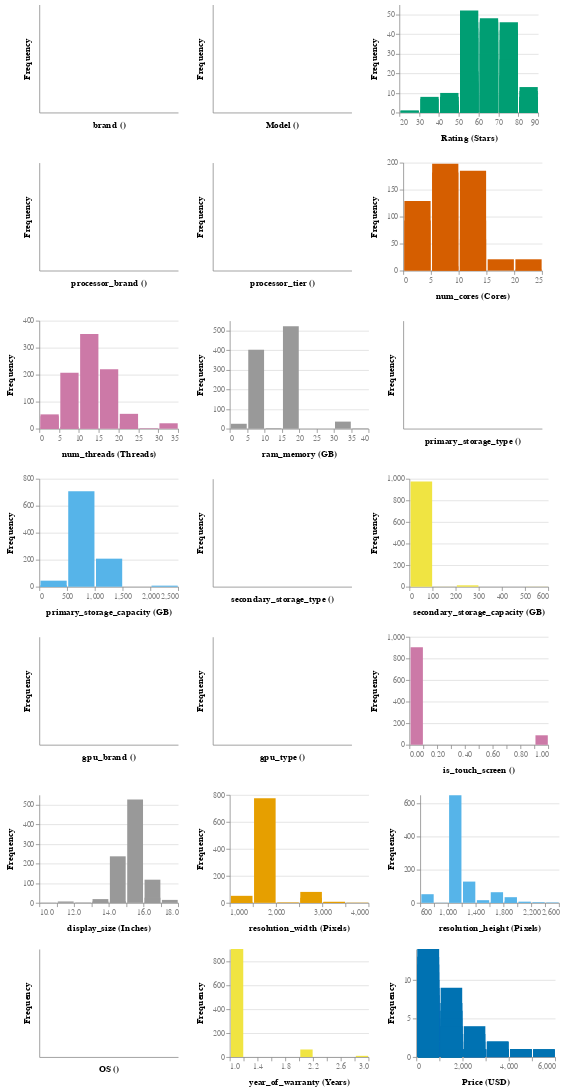

The code cell stored with this chart in its notebook:
### Markdown cell above
![Graph1](Visualisations/Graph2.png)

### Code cell
import altair as alt

# Assuming 'df' is your DataFrame and it contains all the necessary columns

# Map columns to units for those that are quantitative
units_mapping = {
    'brand': '',
    'Model': '',
    'Rating': 'Stars',
    'processor_brand': '',
    'processor_tier': '',
    'num_cores': 'Cores',
    'num_threads': 'Threads',
    'ram_memory': 'GB',
    'primary_storage_type': '',
    'primary_storage_capacity': 'GB',
    'secondary_storage_type': '',
    'secondary_storage_capacity': 'GB',
    'gpu_brand': '',
    'gpu_type': '',
    'is_touch_screen': '',
    'display_size': 'Inches',
    'resolution_width': 'Pixels',
    'resolution_height': 'Pixels',
    'OS': '',
    'year_of_warranty': 'Years',
    'Price': 'USD'
}

# Columns of interest
columns = list(units_mapping.keys())

# Define a color-blind-friendly "rainbow" palette
colors = ['#E69F00', '#56B4E9', '#009E73', '#F0E442', '#0072B2', '#D55E00', '#CC79A7', '#999999']
# Ensure we have enough colors
colors *= (len(columns) // len(colors) + 1)

# Create charts
charts = []
for i, col in enumerate(columns):
    title = f'{col} ({units_mapping[col]})'  # Include units in title
    chart = alt.Chart(df).mark_bar(color=colors[i]).encode(
        x=alt.X(f'{col}:Q', bin=True, title=title),
        y=alt.Y('count()', title='Frequency'),
        tooltip=[alt.Tooltip(f'{col}:Q', title=col)]
    ).properties(
        width=180,
        height=140
    )
    charts.append(chart)

# Combine charts into a grid layout without explicit titles
chart_grid = alt.vconcat(*[
    alt.hconcat(*charts[i:i+3]) for i in range(0, len(charts), 3)
]).configure_axis(
    titleFontSize=12,
    labelFontSize=10
)

chart_grid

### Figure 1 — Vega-Lite specification as saved in the notebook (floating-point values rounded to 4 significant figures; data arrays with more than 128 entries replaced by an {"elided": "..."} marker saying what was removed)
{"config": {"title": {"fontSize": 20, "font": "Verdana", "color": "black"}, "axis": {"titleFontSize": 12, "titleFont": "Verdana", "labelFontSize": 10, "labelFont": "Verdana", "labelColor": "gray", "titlePadding": 10}, "legend": {"titleFontSize": 14, "labelFontSize": 12, "titleFont": "Verdana", "labelFont": "Verdana"}, "bar": {"binSpacing": 2, "fill": "#5276A7", "stroke": false}, "view": {"stroke": "transparent"}}, "vconcat": [{"hconcat": [{"mark": {"type": "bar", "color": "#E69F00"}, "encoding": {"tooltip": [{"field": "brand", "title": "brand", "type": "quantitative"}], "x": {"bin": true, "field": "brand", "title": "brand ()", "type": "quantitative"}, "y": {"aggregate": "count", "title": "Frequency", "type": "quantitative"}}, "height": 140, "width": 180}, {"mark": {"type": "bar", "color": "#56B4E9"}, "encoding": {"tooltip": [{"field": "Model", "title": "Model", "type": "quantitative"}], "x": {"bin": true, "field": "Model", "title": "Model ()", "type": "quantitative"}, "y": {"aggregate": "count", "title": "Frequency", "type": "quantitative"}}, "height": 140, "width": 180}, {"mark": {"type": "bar", "color": "#009E73"}, "encoding": {"tooltip": [{"field": "Rating", "title": "Rating", "type": "quantitative"}], "x": {"bin": true, "field": "Rating", "title": "Rating (Stars)", "type": "quantitative"}, "y": {"aggregate": "count", "title": "Frequency", "type": "quantitative"}}, "height": 140, "width": 180}]}, {"hconcat": [{"mark": {"type": "bar", "color": "#F0E442"}, "encoding": {"tooltip": [{"field": "processor_brand", "title": "processor_brand", "type": "quantitative"}], "x": {"bin": true, "field": "processor_brand", "title": "processor_brand ()", "type": "quantitative"}, "y": {"aggregate": "count", "title": "Frequency", "type": "quantitative"}}, "height": 140, "width": 180}, {"mark": {"type": "bar", "color": "#0072B2"}, "encoding": {"tooltip": [{"field": "processor_tier", "title": "processor_tier", "type": "quantitative"}], "x": {"bin": true, "field": "processor_tier", "title": "processor_tier ()", "type": "quantitative"}, "y": {"aggregate": "count", "title": "Frequency", "type": "quantitative"}}, "height": 140, "width": 180}, {"mark": {"type": "bar", "color": "#D55E00"}, "encoding": {"tooltip": [{"field": "num_cores", "title": "num_cores", "type": "quantitative"}], "x": {"bin": true, "field": "num_cores", "title": "num_cores (Cores)", "type": "quantitative"}, "y": {"aggregate": "count", "title": "Frequency", "type": "quantitative"}}, "height": 140, "width": 180}]}, {"hconcat": [{"mark": {"type": "bar", "color": "#CC79A7"}, "encoding": {"tooltip": [{"field": "num_threads", "title": "num_threads", "type": "quantitative"}], "x": {"bin": true, "field": "num_threads", "title": "num_threads (Threads)", "type": "quantitative"}, "y": {"aggregate": "count", "title": "Frequency", "type": "quantitative"}}, "height": 140, "width": 180}, {"mark": {"type": "bar", "color": "#999999"}, "encoding": {"tooltip": [{"field": "ram_memory", "title": "ram_memory", "type": "quantitative"}], "x": {"bin": true, "field": "ram_memory", "title": "ram_memory (GB)", "type": "quantitative"}, "y": {"aggregate": "count", "title": "Frequency", "type": "quantitative"}}, "height": 140, "width": 180}, {"mark": {"type": "bar", "color": "#E69F00"}, "encoding": {"tooltip": [{"field": "primary_storage_type", "title": "primary_storage_type", "type": "quantitative"}], "x": {"bin": true, "field": "primary_storage_type", "title": "primary_storage_type ()", "type": "quantitative"}, "y": {"aggregate": "count", "title": "Frequency", "type": "quantitative"}}, "height": 140, "width": 180}]}, {"hconcat": [{"mark": {"type": "bar", "color": "#56B4E9"}, "encoding": {"tooltip": [{"field": "primary_storage_capacity", "title": "primary_storage_capacity", "type": "quantitative"}], "x": {"bin": true, "field": "primary_storage_capacity", "title": "primary_storage_capacity (GB)", "type": "quantitative"}, "y": {"aggregate": "count", "title": "Frequency", "type": "quantitative"}}, "height": 140, "width": 180}, {"mark": {"type": "bar", "color": "#009E73"}, "encoding": {"tooltip": [{"field": "secondary_storage_type", "title": "secondary_storage_type", "type": "quantitative"}], "x": {"bin": true, "field": "secondary_storage_type", "title": "secondary_storage_type ()", "type": "quantitative"}, "y": {"aggregate": "count", "title": "Frequency", "type": "quantitative"}}, "height": 140, "width": 180}, {"mark": {"type": "bar", "color": "#F0E442"}, "encoding": {"tooltip": [{"field": "secondary_storage_capacity", "title": "secondary_storage_capacity", "type": "quantitative"}], "x": {"bin": true, "field": "secondary_storage_capacity", "title": "secondary_storage_capacity (GB)", "type": "quantitative"}, "y": {"aggregate": "count", "title": "Frequency", "type": "quantitative"}}, "height": 140, "width": 180}]}, {"hconcat": [{"mark": {"type": "bar", "color": "#0072B2"}, "encoding": {"tooltip": [{"field": "gpu_brand", "title": "gpu_brand", "type": "quantitative"}], "x": {"bin": true, "field": "gpu_brand", "title": "gpu_brand ()", "type": "quantitative"}, "y": {"aggregate": "count", "title": "Frequency", "type": "quantitative"}}, "height": 140, "width": 180}, {"mark": {"type": "bar", "color": "#D55E00"}, "encoding": {"tooltip": [{"field": "gpu_type", "title": "gpu_type", "type": "quantitative"}], "x": {"bin": true, "field": "gpu_type", "title": "gpu_type ()", "type": "quantitative"}, "y": {"aggregate": "count", "title": "Frequency", "type": "quantitative"}}, "height": 140, "width": 180}, {"mark": {"type": "bar", "color": "#CC79A7"}, "encoding": {"tooltip": [{"field": "is_touch_screen", "title": "is_touch_screen", "type": "quantitative"}], "x": {"bin": true, "field": "is_touch_screen", "title": "is_touch_screen ()", "type": "quantitative"}, "y": {"aggregate": "count", "title": "Frequency", "type": "quantitative"}}, "height": 140, "width": 180}]}, {"hconcat": [{"mark": {"type": "bar", "color": "#999999"}, "encoding": {"tooltip": [{"field": "display_size", "title": "display_size", "type": "quantitative"}], "x": {"bin": true, "field": "display_size", "title": "display_size (Inches)", "type": "quantitative"}, "y": {"aggregate": "count", "title": "Frequency", "type": "quantitative"}}, "height": 140, "width": 180}, {"mark": {"type": "bar", "color": "#E69F00"}, "encoding": {"tooltip": [{"field": "resolution_width", "title": "resolution_width", "type": "quantitative"}], "x": {"bin": true, "field": "resolution_width", "title": "resolution_width (Pixels)", "type": "quantitative"}, "y": {"aggregate": "count", "title": "Frequency", "type": "quantitative"}}, "height": 140, "width": 180}, {"mark": {"type": "bar", "color": "#56B4E9"}, "encoding": {"tooltip": [{"field": "resolution_height", "title": "resolution_height", "type": "quantitative"}], "x": {"bin": true, "field": "resolution_height", "title": "resolution_height (Pixels)", "type": "quantitative"}, "y": {"aggregate": "count", "title": "Frequency", "type": "quantitative"}}, "height": 140, "width": 180}]}, {"hconcat": [{"mark": {"type": "bar", "color": "#009E73"}, "encoding": {"tooltip": [{"field": "OS", "title": "OS", "type": "quantitative"}], "x": {"bin": true, "field": "OS", "title": "OS ()", "type": "quantitative"}, "y": {"aggregate": "count", "title": "Frequency", "type": "quantitative"}}, "height": 140, "width": 180}, {"mark": {"type": "bar", "color": "#F0E442"}, "encoding": {"tooltip": [{"field": "year_of_warranty", "title": "year_of_warranty", "type": "quantitative"}], "x": {"bin": true, "field": "year_of_warranty", "title": "year_of_warranty (Years)", "type": "quantitative"}, "y": {"aggregate": "count", "title": "Frequency", "type": "quantitative"}}, "height": 140, "width": 180}, {"mark": {"type": "bar", "color": "#0072B2"}, "encoding": {"tooltip": [{"field": "Price", "title": "Price", "type": "quantitative"}], "x": {"bin": true, "field": "Price", "title": "Price (USD)", "type": "quantitative"}, "y": {"aggregate": "count", "title": "Frequency", "type": "quantitative"}}, "height": 140, "width": 180}]}], "data": {"name": "data-df7cd1ce04371c9aff8a92be401fa33c"}, "$schema": "https://vega.github.io/schema/vega-lite/v5.16.3.json", "datasets": {"data-df7cd1ce04371c9aff8a92be401fa33c": {"elided": "991 records"}}}
